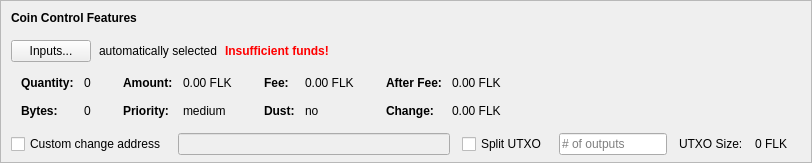
    <widget class="QFrame" name="frameCoinControl">
     <property name="sizePolicy">
      <sizepolicy hsizetype="Expanding" vsizetype="Expanding">
       <horstretch>0</horstretch>
       <verstretch>0</verstretch>
      </sizepolicy>
     </property>
     <property name="maximumSize">
      <size>
       <width>16777215</width>
       <height>16777215</height>
      </size>
     </property>
     <property name="frameShape">
      <enum>QFrame::StyledPanel</enum>
     </property>
     <property name="frameShadow">
      <enum>QFrame::Sunken</enum>
     </property>
     <layout class="QVBoxLayout" name="verticalLayoutCoinControl2">
      <property name="spacing">
       <number>0</number>
      </property>
      <property name="leftMargin">
       <number>0</number>
      </property>
      <property name="topMargin">
       <number>0</number>
      </property>
      <property name="rightMargin">
       <number>0</number>
      </property>
      <property name="bottomMargin">
       <number>6</number>
      </property>
      <item>
       <layout class="QVBoxLayout" name="verticalLayoutCoinControl" stretch="0,0,0,0,1">
        <property name="spacing">
         <number>0</number>
        </property>
        <property name="leftMargin">
         <number>10</number>
        </property>
        <property name="topMargin">
         <number>10</number>
        </property>
        <item>
         <layout class="QHBoxLayout" name="horizontalLayoutCoinControl1">
          <property name="bottomMargin">
           <number>15</number>
          </property>
          <item>
           <widget class="QLabel" name="labelCoinControlFeatures">
            <property name="sizePolicy">
             <sizepolicy hsizetype="Preferred" vsizetype="Maximum">
              <horstretch>0</horstretch>
              <verstretch>0</verstretch>
             </sizepolicy>
            </property>
            <property name="font">
             <font>
              <weight>75</weight>
              <bold>true</bold>
             </font>
            </property>
            <property name="styleSheet">
             <string notr="true">font-weight:bold;</string>
            </property>
            <property name="text">
             <string>Coin Control Features</string>
            </property>
           </widget>
          </item>
         </layout>
        </item>
        <item>
         <layout class="QHBoxLayout" name="horizontalLayoutCoinControl2" stretch="0,0,0,0">
          <property name="spacing">
           <number>8</number>
          </property>
          <property name="bottomMargin">
           <number>10</number>
          </property>
          <item>
           <widget class="QPushButton" name="pushButtonCoinControl">
            <property name="styleSheet">
             <string notr="true"/>
            </property>
            <property name="text">
             <string>Inputs...</string>
            </property>
            <property name="autoDefault">
             <bool>false</bool>
            </property>
           </widget>
          </item>
          <item>
           <widget class="QLabel" name="labelCoinControlAutomaticallySelected">
            <property name="text">
             <string>automatically selected</string>
            </property>
            <property name="margin">
             <number>5</number>
            </property>
           </widget>
          </item>
          <item>
           <widget class="QLabel" name="labelCoinControlInsuffFunds">
            <property name="font">
             <font>
              <weight>75</weight>
              <bold>true</bold>
             </font>
            </property>
            <property name="styleSheet">
             <string notr="true">color:red;font-weight:bold;</string>
            </property>
            <property name="text">
             <string>Insufficient funds!</string>
            </property>
            <property name="margin">
             <number>5</number>
            </property>
           </widget>
          </item>
          <item>
           <spacer name="horizontalSpacerCoinControl">
            <property name="orientation">
             <enum>Qt::Horizontal</enum>
            </property>
            <property name="sizeHint" stdset="0">
             <size>
              <width>40</width>
              <height>1</height>
             </size>
            </property>
           </spacer>
          </item>
         </layout>
        </item>
        <item>
         <widget class="QWidget" name="widgetCoinControl" native="true">
          <property name="sizePolicy">
           <sizepolicy hsizetype="Preferred" vsizetype="Preferred">
            <horstretch>0</horstretch>
            <verstretch>0</verstretch>
           </sizepolicy>
          </property>
          <property name="minimumSize">
           <size>
            <width>0</width>
            <height>0</height>
           </size>
          </property>
          <property name="styleSheet">
           <string notr="true"/>
          </property>
          <layout class="QHBoxLayout" name="horizontalLayoutCoinControl5">
           <property name="leftMargin">
            <number>0</number>
           </property>
           <property name="topMargin">
            <number>0</number>
           </property>
           <property name="rightMargin">
            <number>0</number>
           </property>
           <property name="bottomMargin">
            <number>0</number>
           </property>
           <item>
            <layout class="QHBoxLayout" name="horizontalLayoutCoinControl3" stretch="0,0,0,1">
             <property name="spacing">
              <number>20</number>
             </property>
             <property name="topMargin">
              <number>0</number>
             </property>
             <property name="bottomMargin">
              <number>10</number>
             </property>
             <item>
              <layout class="QFormLayout" name="formLayoutCoinControl1">
               <property name="horizontalSpacing">
                <number>10</number>
               </property>
               <property name="verticalSpacing">
                <number>14</number>
               </property>
               <property name="leftMargin">
                <number>10</number>
               </property>
               <property name="topMargin">
                <number>4</number>
               </property>
               <property name="rightMargin">
                <number>6</number>
               </property>
               <item row="0" column="0">
                <widget class="QLabel" name="labelCoinControlQuantityText">
                 <property name="font">
                  <font>
                   <weight>75</weight>
                   <bold>true</bold>
                  </font>
                 </property>
                 <property name="text">
                  <string>Quantity:</string>
                 </property>
                 <property name="margin">
                  <number>0</number>
                 </property>
                </widget>
               </item>
               <item row="0" column="1">
                <widget class="QLabel" name="labelCoinControlQuantity">
                 <property name="cursor">
                  <cursorShape>IBeamCursor</cursorShape>
                 </property>
                 <property name="contextMenuPolicy">
                  <enum>Qt::ActionsContextMenu</enum>
                 </property>
                 <property name="text">
                  <string notr="true">0</string>
                 </property>
                 <property name="margin">
                  <number>0</number>
                 </property>
                 <property name="textInteractionFlags">
                  <set>Qt::LinksAccessibleByMouse|Qt::TextSelectableByKeyboard|Qt::TextSelectableByMouse</set>
                 </property>
                </widget>
               </item>
               <item row="1" column="0">
                <widget class="QLabel" name="labelCoinControlBytesText">
                 <property name="font">
                  <font>
                   <weight>75</weight>
                   <bold>true</bold>
                  </font>
                 </property>
                 <property name="text">
                  <string>Bytes:</string>
                 </property>
                </widget>
               </item>
               <item row="1" column="1">
                <widget class="QLabel" name="labelCoinControlBytes">
                 <property name="cursor">
                  <cursorShape>IBeamCursor</cursorShape>
                 </property>
                 <property name="contextMenuPolicy">
                  <enum>Qt::ActionsContextMenu</enum>
                 </property>
                 <property name="text">
                  <string notr="true">0</string>
                 </property>
                 <property name="textInteractionFlags">
                  <set>Qt::LinksAccessibleByMouse|Qt::TextSelectableByKeyboard|Qt::TextSelectableByMouse</set>
                 </property>
                </widget>
               </item>
              </layout>
             </item>
             <item>
              <layout class="QFormLayout" name="formLayoutCoinControl2">
               <property name="horizontalSpacing">
                <number>10</number>
               </property>
               <property name="verticalSpacing">
                <number>14</number>
               </property>
               <property name="leftMargin">
                <number>6</number>
               </property>
               <property name="topMargin">
                <number>4</number>
               </property>
               <property name="rightMargin">
                <number>6</number>
               </property>
               <item row="0" column="0">
                <widget class="QLabel" name="labelCoinControlAmountText">
                 <property name="font">
                  <font>
                   <weight>75</weight>
                   <bold>true</bold>
                  </font>
                 </property>
                 <property name="text">
                  <string>Amount:</string>
                 </property>
                 <property name="margin">
                  <number>0</number>
                 </property>
                </widget>
               </item>
               <item row="0" column="1">
                <widget class="QLabel" name="labelCoinControlAmount">
                 <property name="cursor">
                  <cursorShape>IBeamCursor</cursorShape>
                 </property>
                 <property name="contextMenuPolicy">
                  <enum>Qt::ActionsContextMenu</enum>
                 </property>
                 <property name="text">
                  <string notr="true">0.00 FLK</string>
                 </property>
                 <property name="textInteractionFlags">
                  <set>Qt::LinksAccessibleByMouse|Qt::TextSelectableByKeyboard|Qt::TextSelectableByMouse</set>
                 </property>
                </widget>
               </item>
               <item row="1" column="0">
                <widget class="QLabel" name="labelCoinControlPriorityText">
                 <property name="font">
                  <font>
                   <weight>75</weight>
                   <bold>true</bold>
                  </font>
                 </property>
                 <property name="text">
                  <string>Priority:</string>
                 </property>
                </widget>
               </item>
               <item row="1" column="1">
                <widget class="QLabel" name="labelCoinControlPriority">
                 <property name="cursor">
                  <cursorShape>IBeamCursor</cursorShape>
                 </property>
                 <property name="contextMenuPolicy">
                  <enum>Qt::ActionsContextMenu</enum>
                 </property>
                 <property name="text">
                  <string>medium</string>
                 </property>
                 <property name="textInteractionFlags">
                  <set>Qt::LinksAccessibleByMouse|Qt::TextSelectableByKeyboard|Qt::TextSelectableByMouse</set>
                 </property>
                </widget>
               </item>
              </layout>
             </item>
             <item>
              <layout class="QFormLayout" name="formLayoutCoinControl3">
               <property name="horizontalSpacing">
                <number>10</number>
               </property>
               <property name="verticalSpacing">
                <number>14</number>
               </property>
               <property name="leftMargin">
                <number>6</number>
               </property>
               <property name="topMargin">
                <number>4</number>
               </property>
               <property name="rightMargin">
                <number>6</number>
               </property>
               <item row="0" column="0">
                <widget class="QLabel" name="labelCoinControlFeeText">
                 <property name="font">
                  <font>
                   <weight>75</weight>
                   <bold>true</bold>
                  </font>
                 </property>
                 <property name="text">
                  <string>Fee:</string>
                 </property>
                 <property name="margin">
                  <number>0</number>
                 </property>
                </widget>
               </item>
               <item row="0" column="1">
                <widget class="QLabel" name="labelCoinControlFee">
                 <property name="cursor">
                  <cursorShape>IBeamCursor</cursorShape>
                 </property>
                 <property name="contextMenuPolicy">
                  <enum>Qt::ActionsContextMenu</enum>
                 </property>
                 <property name="text">
                  <string notr="true">0.00 FLK</string>
                 </property>
                 <property name="textInteractionFlags">
                  <set>Qt::LinksAccessibleByMouse|Qt::TextSelectableByKeyboard|Qt::TextSelectableByMouse</set>
                 </property>
                </widget>
               </item>
               <item row="1" column="0">
                <widget class="QLabel" name="labelCoinControlLowOutputText">
                 <property name="font">
                  <font>
                   <weight>75</weight>
                   <bold>true</bold>
                  </font>
                 </property>
                 <property name="text">
                  <string>Dust:</string>
                 </property>
                </widget>
               </item>
               <item row="1" column="1">
                <widget class="QLabel" name="labelCoinControlLowOutput">
                 <property name="cursor">
                  <cursorShape>IBeamCursor</cursorShape>
                 </property>
                 <property name="contextMenuPolicy">
                  <enum>Qt::ActionsContextMenu</enum>
                 </property>
                 <property name="text">
                  <string>no</string>
                 </property>
                 <property name="textInteractionFlags">
                  <set>Qt::LinksAccessibleByMouse|Qt::TextSelectableByKeyboard|Qt::TextSelectableByMouse</set>
                 </property>
                </widget>
               </item>
              </layout>
             </item>
             <item>
              <layout class="QFormLayout" name="formLayoutCoinControl4">
               <property name="horizontalSpacing">
                <number>10</number>
               </property>
               <property name="verticalSpacing">
                <number>14</number>
               </property>
               <property name="leftMargin">
                <number>6</number>
               </property>
               <property name="topMargin">
                <number>4</number>
               </property>
               <property name="rightMargin">
                <number>6</number>
               </property>
               <item row="0" column="0">
                <widget class="QLabel" name="labelCoinControlAfterFeeText">
                 <property name="font">
                  <font>
                   <weight>75</weight>
                   <bold>true</bold>
                  </font>
                 </property>
                 <property name="text">
                  <string>After Fee:</string>
                 </property>
                 <property name="margin">
                  <number>0</number>
                 </property>
                </widget>
               </item>
               <item row="0" column="1">
                <widget class="QLabel" name="labelCoinControlAfterFee">
                 <property name="cursor">
                  <cursorShape>IBeamCursor</cursorShape>
                 </property>
                 <property name="contextMenuPolicy">
                  <enum>Qt::ActionsContextMenu</enum>
                 </property>
                 <property name="text">
                  <string notr="true">0.00 FLK</string>
                 </property>
                 <property name="textInteractionFlags">
                  <set>Qt::LinksAccessibleByMouse|Qt::TextSelectableByKeyboard|Qt::TextSelectableByMouse</set>
                 </property>
                </widget>
               </item>
               <item row="1" column="0">
                <widget class="QLabel" name="labelCoinControlChangeText">
                 <property name="font">
                  <font>
                   <weight>75</weight>
                   <bold>true</bold>
                  </font>
                 </property>
                 <property name="text">
                  <string>Change:</string>
                 </property>
                </widget>
               </item>
               <item row="1" column="1">
                <widget class="QLabel" name="labelCoinControlChange">
                 <property name="cursor">
                  <cursorShape>IBeamCursor</cursorShape>
                 </property>
                 <property name="contextMenuPolicy">
                  <enum>Qt::ActionsContextMenu</enum>
                 </property>
                 <property name="text">
                  <string notr="true">0.00 FLK</string>
                 </property>
                 <property name="textInteractionFlags">
                  <set>Qt::LinksAccessibleByMouse|Qt::TextSelectableByKeyboard|Qt::TextSelectableByMouse</set>
                 </property>
                </widget>
               </item>
              </layout>
             </item>
            </layout>
           </item>
          </layout>
         </widget>
        </item>
        <item>
         <layout class="QHBoxLayout" name="horizontalLayoutCoinControl4" stretch="0,0,0,0,0,0,0">
          <property name="spacing">
           <number>12</number>
          </property>
          <property name="sizeConstraint">
           <enum>QLayout::SetDefaultConstraint</enum>
          </property>
          <property name="topMargin">
           <number>5</number>
          </property>
          <property name="rightMargin">
           <number>5</number>
          </property>
          <item>
           <widget class="QCheckBox" name="checkBoxCoinControlChange">
            <property name="toolTip">
             <string>If this is activated, but the change address is empty or invalid, change will be sent to a newly generated address.</string>
            </property>
            <property name="text">
             <string>Custom change address</string>
            </property>
           </widget>
          </item>
          <item>
           <widget class="QValidatedLineEdit" name="lineEditCoinControlChange">
            <property name="enabled">
             <bool>false</bool>
            </property>
            <property name="sizePolicy">
             <sizepolicy hsizetype="Expanding" vsizetype="Fixed">
              <horstretch>0</horstretch>
              <verstretch>0</verstretch>
             </sizepolicy>
            </property>
           </widget>
          </item>
          <item>
           <widget class="QCheckBox" name="splitBlockCheckBox">
            <property name="text">
             <string>Split UTXO</string>
            </property>
           </widget>
          </item>
          <item>
           <widget class="QLineEdit" name="splitBlockLineEdit">
            <property name="sizePolicy">
             <sizepolicy hsizetype="Fixed" vsizetype="Fixed">
              <horstretch>50</horstretch>
              <verstretch>0</verstretch>
             </sizepolicy>
            </property>
            <property name="placeholderText">
             <string># of outputs</string>
            </property>
           </widget>
          </item>
          <item>
           <widget class="QLabel" name="labelBlockSizeText">
            <property name="text">
             <string>UTXO Size:</string>
            </property>
           </widget>
          </item>
          <item>
           <widget class="QLabel" name="labelBlockSize">
            <property name="text">
             <string>0 FLK</string>
            </property>
           </widget>
          </item>
          <item>
           <widget class="QLabel" name="labelCoinControlChangeLabel">
            <property name="sizePolicy">
             <sizepolicy hsizetype="Preferred" vsizetype="Expanding">
              <horstretch>0</horstretch>
              <verstretch>0</verstretch>
             </sizepolicy>
            </property>
            <property name="minimumSize">
             <size>
              <width>0</width>
              <height>0</height>
             </size>
            </property>
            <property name="text">
             <string/>
            </property>
            <property name="margin">
             <number>3</number>
            </property>
           </widget>
          </item>
         </layout>
        </item>
        <item>
         <spacer name="verticalSpacerCoinControl">
          <property name="orientation">
           <enum>Qt::Vertical</enum>
          </property>
          <property name="sizeHint" stdset="0">
           <size>
            <width>800</width>
            <height>1</height>
           </size>
          </property>
         </spacer>
        </item>
       </layout>
      </item>
     </layout>
    </widget>
